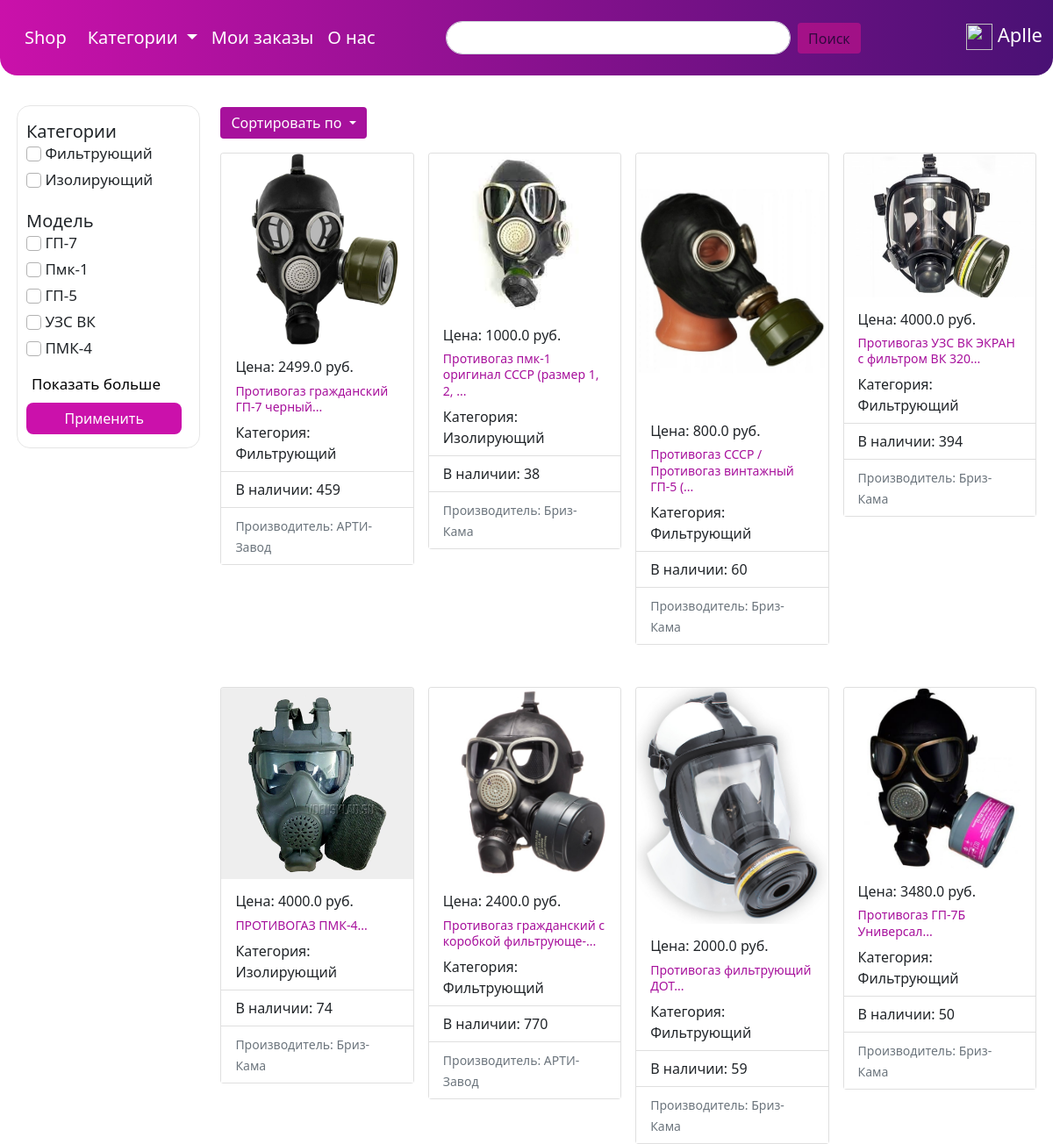
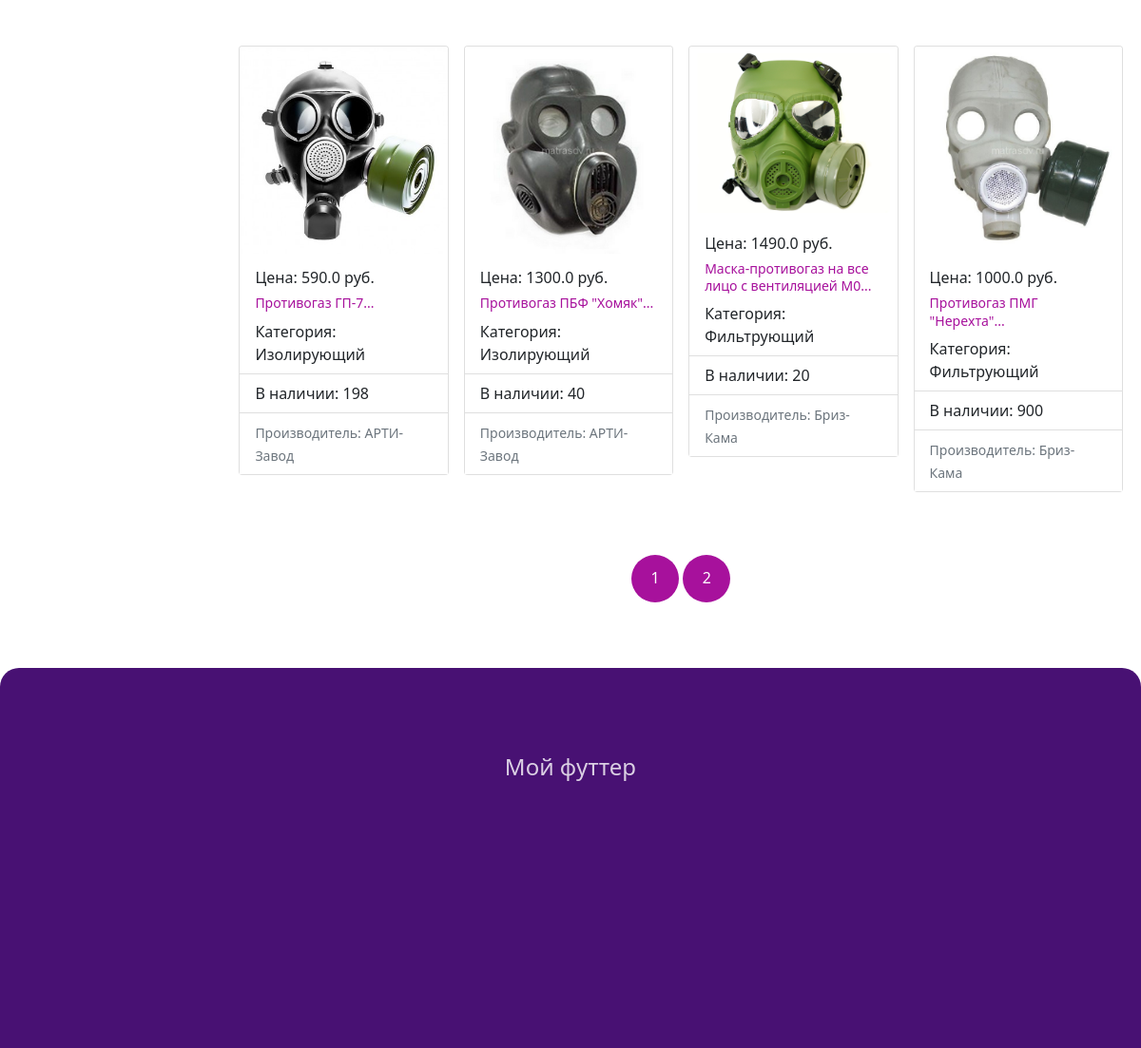
Page /shop/ (signed in) on the committed database (2 pictures, top to bottom).
### shop/models.py (models this page shows, shortened)
class Customer(AbstractUser):
    email = models.EmailField(_('email address'), unique=True)
    contact = models.CharField(max_length=255, verbose_name='Контакты')
    USERNAME_FIELD = 'email'
    REQUIRED_FIELDS = []
    objects = CustomUserManager()

class Category(models.Model):
    name = models.CharField(max_length=255, unique=True, verbose_name='Имя категории')
    content = models.TextField(blank=True, verbose_name='Описание')
    is_availability = models.BooleanField(default=False, verbose_name='Доступность')
    quantity = models.IntegerField(default=0, verbose_name='Кол-во в наличии')
    slug = models.SlugField(max_length=255, unique=True, db_index=True, verbose_name='URL')
    def get_absolute_url(self):
        return reverse('category', kwargs={'cat_slug': self.slug})
    def __str__(self):
        return self.name
    class Meta:
        verbose_name = 'Категория'
        verbose_name_plural = 'Категории'

class Product(models.Model):
    name = models.CharField(max_length=255, unique=True, verbose_name='Имя товара')
    content = models.TextField(blank=True, verbose_name='Описание')
    image = models.ImageField(upload_to='photos/product/%Y/%m/%d', verbose_name='Изображение')
    model = models.CharField(max_length=255, blank=False, verbose_name='Модель товара')
    price = models.FloatField(verbose_name='Цена')
    is_availability = models.BooleanField(default=False, verbose_name='Доступность')
    quantity = models.IntegerField(default=0, verbose_name='Кол-во в наличии')
    slug = models.SlugField(max_length=255, unique=True, db_index=True, verbose_name='URL')
    cat = models.ForeignKey('Category', on_delete=models.CASCADE, verbose_name='Категория')
    manuf = models.ForeignKey('Manufacturer', on_delete=models.CASCADE, verbose_name='Производитель')
    def get_order_url(self):
        return reverse('order', kwargs={'product_slug': self.slug})
    def get_absolute_url(self):
        return reverse('product-info', kwargs={'product_slug': self.slug})
    class Meta:
        verbose_name = 'Товар'
        verbose_name_plural = 'Товары'

class Manufacturer(models.Model):  # Производитель
    name = models.CharField(max_length=255, unique=True, verbose_name='Имя производителя')
    content = models.TextField(blank=True, verbose_name='Описание')
    logo = models.ImageField(upload_to='photos/manufacturer/%Y/%m/%d', verbose_name='Лого')
    slug = models.SlugField(max_length=255, unique=True, db_index=True, verbose_name='URL')
    def __str__(self):
        return self.name
    class Meta:
        verbose_name = 'Производитель'
        verbose_name_plural = 'Производители'

### shop/views.py (the view)
# urls.py: path('', HomePage.as_view(), name='home'),  # роут главной страницы
class HomePage(ListView):
    paginate_by = 12
    model = Product
    template_name = 'shop/index.html'
    context_object_name = 'produsts'
    ordering = ['id']
    def get_queryset(self):
        if self.request.GET and self.request.GET.get('orderby') is not None:
            return Product.objects.filter(is_availability=True, quantity__gte=0).order_by(self.request.GET.get('orderby'))
        else:
            return Product.objects.filter(is_availability=True, quantity__gte=0)
    def get_context_data(self, *, object_list=None, **kwargs):
        context = super().get_context_data(**kwargs)
        context['title'] = "Главная страница"
        context['name_url'] = "home"
        return context

### shop/templatetags/mytag.py (called while the page is built)
@register.simple_tag()
def get_categories():
    return Category.objects.all()

@register.simple_tag()
def get_models():
    return Product.objects.all().values('model')

### shop/templates/shop/index.html (shortened to what this page needs)
{% extends 'shop/base.html' %}
{% load mytag %}
{% block content %}
    <div class="filter-block">
        <div class="children-block-filter">
            <form method="GET" action="{% url 'home' %}">
                {% include 'shop/left-filter.html' %}
            </form>
        </div>
    </div>
    <div class="product-block">
        <div class="dropdown">
            <form action="{% url 'home' %}" method="get" id="sortProduct">
                {% include 'shop/order-list.html' %}
            </form>
        </div>
        {% include 'shop/list_product.html' %}
        <div class="block-paginate">
            <div class="children-block-paginate">
                {% for p in paginator.page_range %}
                    <a href="?page={{ p }}">
                        <div class="pag-center">{{ p }}</div>
                    </a>
                {% endfor %}
            </div>
        </div>
    </div>
{% endblock %}

### shop/templates/shop/base.html (shortened to what this page needs)
{% load static %}
{% load mytag %}
<!DOCTYPE html>
<html lang="en">
<head>
    <link href="https://cdn.jsdelivr.net/npm/bootstrap@5.1.3/dist/css/bootstrap.min.css" rel="stylesheet"
>
    <link rel="stylesheet" href="{% static 'css/style.css' %}">
</head>
<body>
<div>
    <nav class="navbar navbar-expand-lg navbar-light nav_color">
        <div class="container-fluid">
            <a class="nav-link" href="{% url 'home' %}">Shop</a>
            <div class="collapse navbar-collapse" id="navbarSupportedContent">
                <ul class="navbar-nav me-auto mb-2 mb-lg-0">
                    <li class="nav-item dropdown">
                        <a class="nav-link dropdown-toggle" href="#" id="navbarDropdown" role="button" data-bs-toggle="dropdown"
                           aria-expanded="false">
                            Категории
                        </a>
                            {% get_categories as category %}
                    </li>
                    {% if request.user.is_authenticated %}
                        <li class="nav-item">
                            <a class="nav-link" href="{% url 'my_orders' %}">Мои заказы</a>
                        </li>
                    {% endif %}
                    <li class="nav-item">
                        <a class="nav-link" href="{% url 'about' %}">О нас</a>
                    </li>
                    <li class="nav-item">
                        <form class="d-flex" method="get" action="{% url 'search' %}">
                            <input class="form-control me-2" type="search" name="s" placeholder="" aria-label="Search">
                            <button class="btn btn-outline-success" type="submit" value="search">Поиск</button>
                        </form>
                    </li>
                </ul>
                <div>
                    {% if request.user.is_authenticated %}
                        <div class="login_user">
                            <a href="{% url 'logout' %}"><img src="{% static 'img/icons8-выход-60.png' %}" class="user_png" alt=""></a>
                        </div>
                        <div class="user-name">
                            <h4>{{ user.username }}</h4>
                        </div>
                    {% else %}
                        <div class="login_user">
                            <a class="navbar-brand" id="log" href="{% url 'register' %}"><img src="{% static 'img/user.png' %}" class="user_png"
                                                                                              alt="">
                            </a>| <a href="{% url 'login' %}"><img src="{% static 'img/icons8-ключ.svg' %}" class="user_png" alt=""></a>
                        </div>
                    {% endif %}
                </div>
            </div>
        </div>
    </nav>
</div>
<div class="wrapper">
    <div class="content">
        <div class="parent">
            <div class="main_block">
                {% block content %}
                {% endblock %}
            </div>
        </div>
    </div>
    <div class="footer">
        <footer>
            <div class="footer-content">
                <h4>Мой футтер</h4>
            </div>
        </footer>
    </div>
</div>
</body>
</html>

### shop/templates/shop/left-filter.html (shortened to what this page needs)
{% load mytag %}
<div class="filter-cat">
    <h5>Категории</h5>
    {% get_categories as cat %}
    {% for c in cat %}
        <p><input class="form-check-input" type="checkbox" value="{{ c }}" id="flexCheckDefault"> {{ c }}</p>
    {% endfor %}
</div>
<div>
    <h5>Модель</h5>
    {% get_models as models %}
    {% for m in models|slice:'5' %}
        <p><input class="form-check-input" type="checkbox" value="{{ m.model }}" id="flexCheckDefault"> {{ m.model |capfirst }}</p>
    {% endfor %}
    <button id="show-more-button" onclick="get_more()" class="button-show-more" type="button">Показать больше</button>
</div>
<div>
    <button type="submit" class="btn btn-primary button-filter">Применить</button>
</div>

### shop/templates/shop/list_product.html (shortened to what this page needs)
<div class="row row-cols-1 row-cols-md-4 g-3">
    {% for product in produsts %}
        <div class="col">
            <div class="card my-sm-3 mx-auto">
                <div class="row g-0">
                    <img src="{{ product.image.url }}" class="card-img-top">
                    <div class="card-body">
                        <h6 class="card-title">Цена: {{ product.price }} руб.</h6>
                        <a href="{{ product.get_absolute_url }}" class="link-product"><p class="card-text">{{ product.name|slice:"45" }}...</p></a>
                    </div>
                    <ul class="list-group list-group-flush">
                        <li class="list-group-item">Категория: {{ product.cat }}</li>
                        <li class="list-group-item">В наличии: {{ product.quantity }}</li>
                        <li class="list-group-item"><small class="text-muted">Производитель: {{ product.manuf }}</small></li>
                    </ul>
                </div>
            </div>
        </div>
    {% endfor %}
</div>

### shop/static/css/style.css (style rules this page uses)
.nav_color { background: linear-gradient(to right, #CA11AA, #491174) fixed; border-radius: 0px 0px 20px 20px; }
.navbar-light .navbar-nav .nav-link { color: white; }
.navbar { padding-top: 20px; padding-bottom: 20px; font-size: 20px; }
.parent { width: 100%; height: 100%; top: 0; left: 0; display: flex; align-items: center; align-content: center; justify-content: center; overflow: auto; }
.main_block { padding: 19px; display: inline-block; width: 1300px; }
.card-body { padding-bottom: 0; }
.card-body p { text-align: left; font-size: 14px; line-height: 1.3; margin-bottom: 0; }
.d-flex { position: absolute; left: 50%; top: 50%; width: 1px; height: 50px; margin-left: -300px; margin-top: -25px; }
.form-control { width: 500px; margin: 0.375rem 13rem; border-radius: 100px; padding: 0.375em 5em; }
.btn-outline-success { margin: auto 0; height: 35px; opacity: 0.5; border: none; background-color: #E1118F; color: black; }
.user_png { width: 30px; height: 30px; }
.card-img-top { max-height: 300px; }
.wrapper { display: flex; flex-direction: column; height: 100%; }
.content { flex: 1 0 auto; }
.footer { flex: 0 0 auto; background-color: #481173; height: 400px; border-radius: 20px 20px 0 0; }
.footer-content { color: white; opacity: 0.8; padding: 90px; text-align: center; }
.filter-block { display: inline-block; width: 20%; float: left; }
.product-block { display: inline-block; width: 80%; }
.filter-block { padding-right: -30px; }
.children-block-filter { width: 90%; border: 1px solid rgba(0, 0, 0, 0.1); border-radius: 15px; margin-top: 15px; padding-left: 10px; }
.children-block-filter div { line-height: 10px; font-size: 17px; width: 90%; }
.filter-cat { margin-top: 17px; padding-bottom: 10px; }
#flexCheckDefault { margin-top: -3px; color: white; border: 1px solid rgba(0, 0, 0, 0.3); }
.button-filter { width: 100%; border-radius: 8px; background-color: #CB11AB; border: none; margin-bottom: 15px; }
.nav-link { color: white; }
.children-block-paginate { text-align: center; margin: 50px 0; }
.children-block-paginate div { display: inline-block; width: 50px; height: 50px; background-color: #A7119C; border-radius: 130px; }
.children-block-paginate a { color: white; text-decoration: none; }
.pag-center { padding: 12px; }
.button-show-more { margin-top: 10px; margin-bottom: 15px; border: none; background-color: white; }
.user-name { color: white; display: inline-block; }
.user-name h4 { font-size: 22px; font-weight: 450; text-align: center; }
.login_user { display: inline-block; }
.link-product { text-decoration: none; color: #A7119C; }

### rows in the picture
Customer: username "Aplle"
Category: name "Фильтрующий"
Category: name "Изолирующий"
Product: image (picture), price "2499.0", name "Противогаз гражданский ГП-7 черный", cat "Фильтрующий", quantity "459", manuf "АРТИ-Завод"
Product: image (picture), price "1000.0", name "Противогаз пмк-1 оригинал СССР (размер 1, 2,", cat "Изолирующий", quantity "38", manuf "Бриз-Кама"
Product: image (picture), price "800.0", name "Противогаз СССР / Противогаз винтажный ГП-5 (", cat "Фильтрующий", quantity "60", manuf "Бриз-Кама"
Product: image (picture), price "4000.0", name "Противогаз УЗС ВК ЭКРАН с фильтром ВК 320", cat "Фильтрующий", quantity "394", manuf "Бриз-Кама"
Product: image (picture), price "4000.0", name "ПРОТИВОГАЗ ПМК-4", cat "Изолирующий", quantity "74", manuf "Бриз-Кама"
Product: image (picture), price "2400.0", name "Противогаз гражданский с коробкой фильтрующе-", cat "Фильтрующий", quantity "770", manuf "АРТИ-Завод"
Product: image (picture), price "2000.0", name "Противогаз фильтрующий ДОТ", cat "Фильтрующий", quantity "59", manuf "Бриз-Кама"
Product: image (picture), price "3480.0", name "Противогаз ГП-7Б Универсал", cat "Фильтрующий", quantity "50", manuf "Бриз-Кама"
Product: image (picture), price "590.0", name "Противогаз ГП-7", cat "Изолирующий", quantity "198", manuf "АРТИ-Завод"
Product: image (picture), price "1300.0", name "Противогаз ПБФ \"Хомяк\"", cat "Изолирующий", quantity "40", manuf "АРТИ-Завод"
Product: image (picture), price "1490.0", name "Маска-противогаз на все лицо с вентиляцией M0", cat "Фильтрующий", quantity "20", manuf "Бриз-Кама"
Product: image (picture), price "1000.0", name "Противогаз ПМГ \"Нерехта\"", cat "Фильтрующий", quantity "900", manuf "Бриз-Кама"

### other values in the picture
{{ m.model |capfirst }} "ГП-7" "Пмк-1" "ГП-5" "УЗС ВК" "ПМК-4"
{{ p }} "1" "2"
